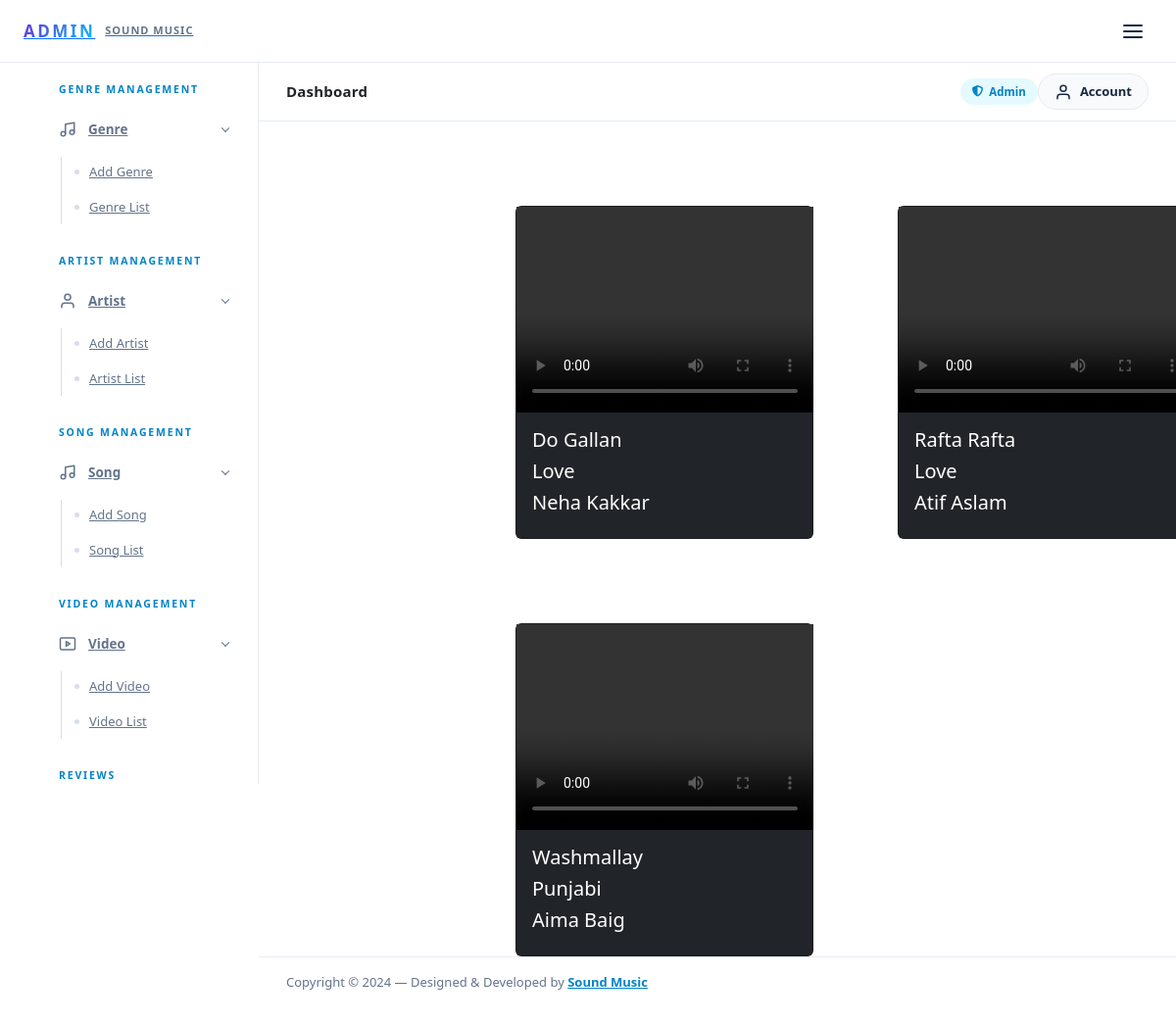
Screenshot of /video-cards.php with the database file from the repository.
### tables this page shows
CREATE TABLE video (
    video_id INT AUTO_INCREMENT PRIMARY KEY,
    video_name VARCHAR(100) NOT NULL,
    video_file VARCHAR(255) NOT NULL,
    video_poster VARCHAR(255),
    genre_id INT,
    Artists_id INT,

    CONSTRAINT fk_video_genre
    FOREIGN KEY (genre_id)
    REFERENCES genre(id),

    CONSTRAINT fk_video_artist
    FOREIGN KEY (Artists_id)
    REFERENCES artist(Artist_id)
);

CREATE TABLE genre (
    id INT AUTO_INCREMENT PRIMARY KEY,
    genre_name VARCHAR(100) NOT NULL
);

CREATE TABLE artist (
    Artist_id INT AUTO_INCREMENT PRIMARY KEY,
    artist_name VARCHAR(100) NOT NULL,
    artist_image VARCHAR(255) NOT NULL,
    genre_id INT,

    CONSTRAINT fk_artist_genre
    FOREIGN KEY (genre_id)
    REFERENCES genre(id)
);

### video-cards.php (the view, shortened to what this page needs)
<?php
include "header.php";
?>
<?php
include("config.php");
$query = "SELECT * FROM `video`  join genre on genre.id = video.genre_id join artist on artist.Artist_id = video.Artists_id";
$result = mysqli_query($conn,$query);
?>
<!DOCTYPE html>
<html lang="en">
<head>
    <link href="https://cdn.jsdelivr.net/npm/bootstrap@5.3.2/dist/css/bootstrap.min.css" rel="stylesheet">
</head>
<body>
    <div class="container">
        <div class="row">
            <?php
            while ($data = mysqli_fetch_assoc($result)) {
            ?>
                <div class="col-lg-5 mt-3">
                    <div class="card bg-dark text-white" style="width: 19rem; margin-top:70px; margin-left:250px">
                        <video width="303" height="210" controls>
  <source src="<?php echo $data['video_file'] ?>" type="video/mp4">
</video>
                        <div class="card-body">
                            <h5 class="card-title"><?php echo $data['video_name'] ?></h5>
                            <h5 class="card-title"><?php echo $data['genre_name'] ?></h5>
                            <h5 class="card-title"><?php echo $data['artist_name'] ?></h5>
                        </div>
                    </div>
                </div>
            <?php } ?>
        </div>
    </div>
</body>
</html>
<?php
include "footer.php";
?>

### custom-admin.css (style rules this page uses)
* { margin: 0; padding: 0; box-sizing: border-box; }
:root { --admin-primary: #6C2BD9; --admin-primary-dark: #4C1D95; --admin-primary-light: #8B5CF6; --admin-accent: #00C8FF; --admin-accent-strong: #0284C7; --admin-danger: #EF4444; --admin-success: #10B981; --admin-warning: #F59E0B; --admin-bg: #F1F4F9; --admin-surface: #FFFFFF; --admin-surface-2: #F8FAFC; --admin-border: #E7EBF2; --admin-border-strong: #D8DEE9; --admin-text: #18283F; --admin-text-muted: #64748B; --admin-gradient: linear-gradient(135deg, #6C2BD9 0%, #00C8FF 100%); --admin-shadow: 0 1px 2px rgba(24, 40, 63, 0.04), 0 10px 30px rgba(24, 40, 63, 0.06); --admin-shadow-hover: 0 2px 4px rgba(24, 40, 63, 0.05), 0 16px 40px rgba(24, 40, 63, 0.10); --admin-radius: 16px; --sidebar-width: 264px; --nav-header-height: 64px; }
body { font-family: 'Inter', -apple-system, BlinkMacSystemFont, "Segoe UI", sans-serif; background: var(--admin-bg); color: var(--admin-text); min-height: 100vh; -webkit-font-smoothing: antialiased; }
.mt-3 { margin-top: 1rem; }

### rows the page displays
video: video_name "Do Gallan", genre.genre_name "Love", Artists.artist_name "Neha Kakkar"
video: video_name "Rafta Rafta", genre.genre_name "Love", Artists.artist_name "Atif Aslam"
video: video_name "Washmallay", genre.genre_name "Punjabi", Artists.artist_name "Aima Baig"

### other values shown
$pageTitle "Dashboard"
